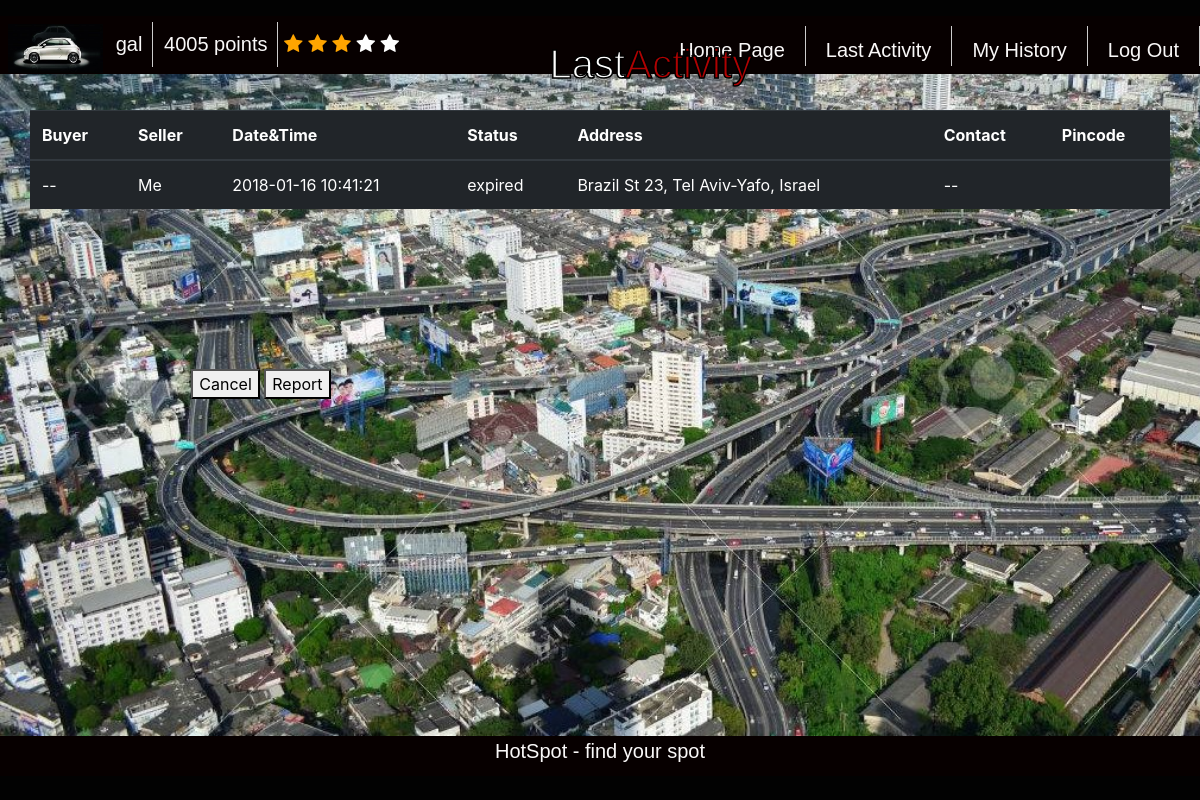
Page /last_activity/ (signed in) on the committed database.
### polls/models.py (models this page shows, shortened)
class Profile(models.Model):
	user = models.OneToOneField(User, on_delete=models.CASCADE)
	phone_number 	= models.CharField(max_length=20, blank=True)
	points 		= models.IntegerField(default=50) #start with 50 points.
	rating 		= models.IntegerField(default=2) # start with rating 2
	is_blocked 	= models.IntegerField(default=0) # start with is blocked 0.
	num_reported 	= models.IntegerField(default=0) # start with 0 reported purchases

class Purchase(models.Model):
	buyer_id	= models.IntegerField(default=-1) 	# user id
	seller_id	= models.IntegerField(default=-1) 	# user id
	cost 		= models.IntegerField(default=10)
	parking_time 	= models.CharField(max_length=200, default="") #  max 30 minutes from the offering time
	status 		= models.CharField(max_length=200, default="available") # available, in process, done, canceled, expired etc.
	parking_rate 	= models.DecimalField(max_digits=3,decimal_places=2,default=Decimal('0.0000'))
	target_address_lat = models.CharField(max_length=2000)
	target_address_lng = models.CharField(max_length=2000)
	parking_address = models.CharField(default='Tel Aviv', max_length=200) #string. full address
	parking_address_lat = models.CharField(max_length=2000)
	parking_address_lng = models.CharField(max_length=2000)
	lock 			= threading.Lock()
	cond 			= threading.Condition(threading.Lock())
	pin_code		= models.CharField(max_length=2000, default="-1")
	attempt_failure = models.IntegerField(default=0)
	parking_actual_rank = models.DecimalField(max_digits=3,decimal_places=2,default=Decimal('0.0000'))

### polls/views.py (the view)
# urls.py: url(r'^last_activity/$', views.call_last_activity, name='call_last_activity'),
def call_last_activity(request):
	update_user_spots_status(request.user.pk)
	last_activity = getUserLastActivity(request.user.pk)
	if (last_activity == None):
		last_activity = ["", "", "", "", "", "", "", "-1"]
		return render(request, 'polls/last_activity.html', {'last_activity':last_activity })
	if (minutes_elapsed(last_activity.parking_time) > 0 and last_activity.status == ParkingStatus.AVAILABLE):
		last_activity.status = ParkingStatus.EXPIRED
		last_activity.save()
	seller_username = (User.objects.get(pk = last_activity.seller_id)).username
	if (last_activity.buyer_id == -1):
		buyer_username = "--"
		contact = "--"
	else:
		buyer_username = (User.objects.get(pk = last_activity.buyer_id)).username
		contact = (User.objects.get(pk = last_activity.buyer_id)).profile.phone_number
	if (last_activity.seller_id == request.user.pk):
		seller_username = "Me"
		pincode = ""
	else:
		buyer_username = "Me"
		contact = (User.objects.get(pk = last_activity.seller_id)).profile.phone_number
		pincode = last_activity.pin_code
	last_activity = [buyer_username, seller_username, last_activity.parking_time, last_activity.status, last_activity.parking_address, contact, pincode, last_activity.pk]
	return render(request, 'polls/last_activity.html', {'last_activity':last_activity })

### polls/views.py (called while the page is built)
def getAllUserActivities(user_pk):
	'''
	get all purchases user with pk = user_pk took part in as buyer or seller
	'''
	sell_purchases = Purchase.objects.filter(seller_id = user_pk)
	buy_purchases = Purchase.objects.filter(buyer_id = user_pk)
	all_purchases = list(sell_purchases)  + list(buy_purchases)
	return all_purchases

def getUserLastActivity(user_pk):
	'''
	get last activity user took part in
	'''
	update_user_spots_status (user_pk)
	all_purchase = getAllUserActivities(user_pk)
	max_pk = 0
	last_activity = None
	for purchase in all_purchase:
		if (purchase.pk > max_pk):
			max_pk = purchase.pk
			last_activity = purchase
	return last_activity

def update_user_spots_status(user_id):
	'''
	iterate all over purchases  the user participated in and if
	passed the parking due time change status to expired
	'''
	all_user_spot = getAllUserActivities(user_id)
	for spot in all_user_spot:
		if (spot.status == ParkingStatus.AVAILABLE):# or spot.status == ParkingStatus.IN_PROCESS):
			if (minutes_elapsed(spot.parking_time) > 0):
				spot.status = ParkingStatus.EXPIRED
				print(ParkingStatus.EXPIRED)
				spot.save()

def minutes_elapsed(last_failure_in_string):
	"""
		Return True if user is still in timeout
	"""
	last_failure_in_datetime = datetime.datetime.strptime(last_failure_in_string, "%Y-%m-%d %H:%M:%S")
	diff = (datetime.datetime.now() - last_failure_in_datetime)
	return (diff.total_seconds() / 60)

### polls/templates/polls/last_activity.html (shortened to what this page needs)
<!DOCTYPE html>
<html>
 {% load static %}
    <link rel="stylesheet" type="text/css" href="{% static "polls/_css/logo.css" %}">
    <link rel="stylesheet" type="text/css" href="{% static "polls/_css/history.css" %}">
<head>
  <link rel="stylesheet" href="https://maxcdn.bootstrapcdn.com/bootstrap/4.0.0-beta.2/css/bootstrap.min.css">
	<link rel="stylesheet" href="https://cdnjs.cloudflare.com/ajax/libs/font-awesome/4.7.0/css/font-awesome.min.css">
</head>
<body>
	<div class="all_site">
        <div class="cover">
			<header>
				<div class="logo">
					<img src="{% static "polls/_images/cars.jpg" %}" height="49"/>
				</div>
				<pro>
					<li>{{request.user.username}}</li>
					<li>{{request.user.profile.points}} points</li>
						<span id="star1" class="fa fa-star"></span>
						<span id="star2" class="fa fa-star"></span>
						<span id="star3" class="fa fa-star"></span>
						<span id="star4" class="fa fa-star"></span>
						<span id="star5" class="fa fa-star"></span>
				</pro>
				<nav>
					<ur>
						<a href="{% url 'polls:logout' %}"><li>Log Out</li></a>
						<a href="{% url 'polls:call_history' %}"><li><col>My History </col></li></a>
						<a href="{% url 'polls:call_last_activity' %}"><li>Last Activity</li></a>
						<a href="{% url 'polls:homepage' %}"><li>Home Page</li></a>
					</ur>
				</nav>
				<div class="main">
					<div class="box_txt">
						<div><h1>Last<span>Activity</span></h1></div>
					</div>
				</div>
			</header>
			<table class="table table-dark">
				<thead>
				<tr>
				<th>Buyer</th>
				<th>Seller</th>
				<th>Date&Time</th>
				<th>Status</th>
				<th>Address</th>
				<th>Contact</th>
				<th>Pincode</th>
				</tr>
				</thead>
				<tbody>
					<tr>
						<td id="buyer">{{last_activity.0}}</td>
						<td id="seller">{{last_activity.1}}</td>
						<td id="date">{{last_activity.2}}</td>
						<td id="status">{{last_activity.3}}</td>
						<td id="address">{{last_activity.4}}</td>
						<td id="contact">{{last_activity.5}}</td>
						<td id="pincode">{{last_activity.6}}</td>
					</tr>
			    </tbody>
			</table>
	<div class="buttons">
			<button type="button" id="cancel_button" title="Cancel transaction" onclick = cancelPurchase() >Cancel</button>
			<button type="button" id="report_button" title="Report other user didn't show up" onclick = reportPurchase() >Report</button>
		</div>
		</div>
        <footer>
				<p>HotSpot -  find your spot</p>
        </footer>
    </div>
	</body>
</html>

### polls/static/polls/_css/logo.css (style rules this page uses)
body { position: absolute; top: 0; left: 0; right: 0; bottom: 0; margin: 0; width:100%; height: 100%; }
header .logo { width:auto; float: left; text-align: left; margin-left:0; padding: 0.5rem; height: auto; }
header pro { width:30%; height: 50px; float: left; font-family: 'Exo', sans-serif; font-size: 20px; font-weight: 100; margin-top: 0.5%; color: #fff; }
header pro li { display:inline-block; color: rgb(250, 248, 248); padding:0 10px; vertical-align:center; text-align: center; border-right: 1px solid #ccc; line-height: 45px; margin-left:-5px; }
header nav { width:50%; height: 50px; float: right; margin-top: 10px; }
header nav ur { list-style-type: none; padding: 200; margin:auto; }
header nav ur li { display:inline-block; color: rgb(250, 248, 248); height:40px; padding:0 20px; line-height:49px; font-family: 'Exo', sans-serif; font-size: 20px; vertical-align:center; text-align: center; float: right; border-right: 1px solid #ccc; }
footer { position: relative; margin-top: 0%; float: left; width: 100%; background-color: #070000; right:0; margin-bottom: 0%; left:0; bottom:0%; font-family: 'Exo', sans-serif; font-size: 20px; height: 5%; text-align: center; color: rgb(250, 248, 248); }

### polls/static/polls/_css/history.css (style rules this page uses)
.all_site { position: absolute; width: 100%; height: 100%; background-color:rgb(2, 2, 2); margin: auto; }
header { height: 8%; float: left; width:100%; background:#070000; }
.cover { position: relative; width: 100%; height: 90%; background-image:url("../_images/busy_street2.jpg"); background-size: cover; }
.buttons { z-index: 2; position: absolute; margin-top: 10%; left:10%; margin-right: 10%; width: 18em; height: 7em; }
.main { position: relative; width: 30%; float: left; margin-top: -3%; margin-left: 30%; }
.main .box_txt { margin-top: 0%; color: #fff; font-family: 'Exo', sans-serif; font-size: 25px; text-align: center; -webkit-text-stroke-width: 1.5px; -webkit-text-stroke-color: black; }
.main .box_txt span { color: #af0202 !important; }
.cover .table { position: relative; width:95%; margin-right: 0%; margin-left: 2.5%; margin-top: 15%; top:5%; }

### polls/templates/polls/last_activity.html (style rules this page uses)
.checked { color: orange; z-index: 5; }

### rows in the picture
Purchase: parking_time "2018-01-16 10:41:21", status "expired", parking_address "Brazil St 23, Tel Aviv-Yafo, Israel"

### other values in the picture
{{ request.user.username }} "gal"
{{ request.user.profile.points }} "4005"
{{ last_activity.0 }} "--"
{{ last_activity.1 }} "Me"
{{ last_activity.5 }} "--"
